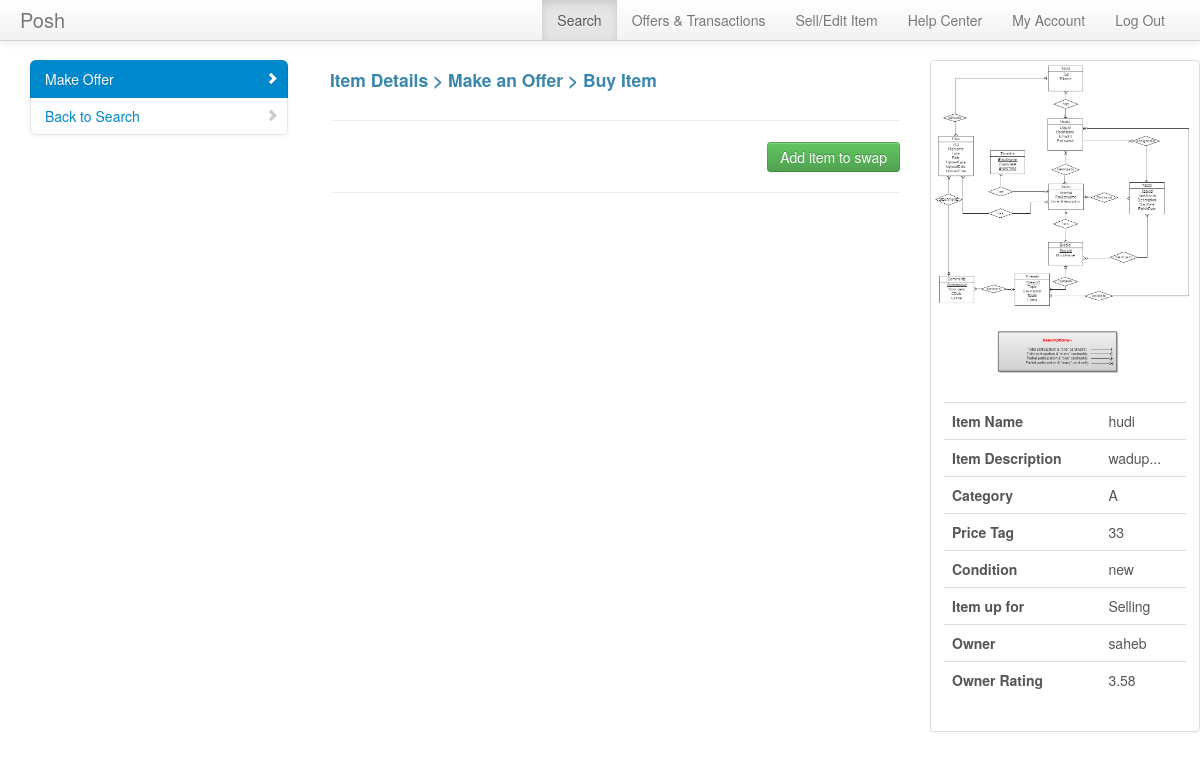
Page /manageoffers/makeofferswap.php?itemid=28 (signed in) on the earlier database version.
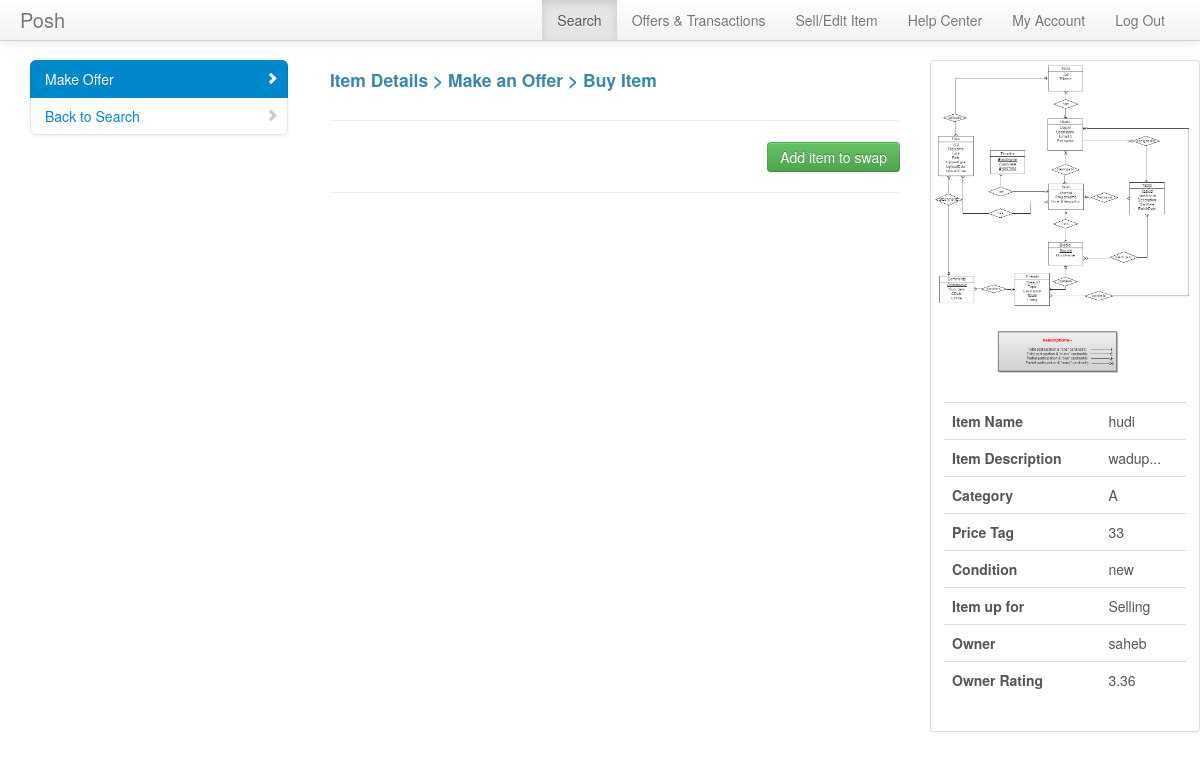
Same page on the later database version.
### tables this page shows
CREATE TABLE IF NOT EXISTS `users` (
  `username` varchar(20) NOT NULL,
  `studentid` int(10) NOT NULL,
  `email` varchar(40) NOT NULL,
  `firstname` varchar(40) NOT NULL,
  `lastname` varchar(40) NOT NULL,
  `roomno` int(3) NOT NULL,
  `wing` varchar(1) NOT NULL,
  `rating` float NOT NULL,
  `password` varchar(20) NOT NULL,
  `confirmed` int(1) NOT NULL,
  `ratingno` int(11) DEFAULT '1',
  `random` int(11) DEFAULT NULL,
  PRIMARY KEY (`username`)
);

### meekrodb.2.1.class.php (called while the page is built, shortened)
<?php
class DB {
  protected static $mdb = null;
  public static function getMDB() {
    $mdb = DB::$mdb;
    if ($mdb === null) {
      $mdb = DB::$mdb = new MeekroDB();
    }
    return $mdb;
  }
  public static function query() { $args = func_get_args(); return call_user_func_array(array(DB::getMDB(), 'query'), $args); }
  public static function queryFirstRow() { $args = func_get_args(); return call_user_func_array(array(DB::getMDB(), 'queryFirstRow'), $args); }
}
class MeekroDB {
  public $dbName = '';
  public $user = '';
  public $password = '';
  public $host = 'localhost';
  public $port = null;
  public $encoding = 'latin1';
  public $queryMode = 'queryAllRows';
  public $param_char = '%';
  public $named_param_seperator = '_';
  public $internal_mysql = null;
  public function __construct($host=null, $user=null, $password=null, $dbName=null, $port=null, $encoding=null) {
    if ($host === null) $host = DB::$host;
    if ($user === null) $user = DB::$user;
    if ($password === null) $password = DB::$password;
    if ($dbName === null) $dbName = DB::$dbName;
    if ($port === null) $port = DB::$port;
    if ($encoding === null) $encoding = DB::$encoding;
    $this->host = $host;
    $this->user = $user;
    $this->password = $password;
    $this->dbName = $dbName;
    $this->port = $port;
    $this->encoding = $encoding;
  }
  public function get() {
    $mysql = $this->internal_mysql;
    if ($mysql == null) {
      if (! $this->port) $this->port = ini_get('mysqli.default_port');
      $mysql = new mysqli($this->host, $this->user, $this->password, $this->dbName, $this->port);
      $mysql->set_charset($this->encoding);
      $this->internal_mysql = $mysql;
    }
    return $mysql;
  }
  public function escape($str) {
    $db = $this->get();
    return $db->real_escape_string($str);
  }
  protected function prependCall($function, $args, $prepend) {
    array_unshift($args, $prepend);
    return call_user_func_array($function, $args);
  }
  protected function wrapStr($strOrArray, $wrapChar, $escape = false) {
    if (! is_array($strOrArray)) {
      if ($escape) return $wrapChar . $this->escape($strOrArray) . $wrapChar;
      else return $wrapChar . $strOrArray . $wrapChar;
    } else {
      $R = array();
      foreach ($strOrArray as $element) {
        $R[] = $this->wrapStr($element, $wrapChar, $escape);
      }
      return $R;
    }
  }
  public function freeResult($result) {
    return $result->free();
  }
  public function parseQueryParamsNew() {
    $args = func_get_args();
    $sql = array_shift($args);
    $args_all = $args;
    $posList = array();
    $pos_adj = 0;
    $param_char_length = strlen($this->param_char);
    $named_seperator_length = strlen($this->named_param_seperator);
    $types = array(
      $this->param_char . 'll',
      $this->param_char . 'ls',
      $this->param_char . 'l',
      $this->param_char . 'li',
      $this->param_char . 'ld',
      $this->param_char . 'lb',
      $this->param_char . 's',
      $this->param_char . 'i',
      $this->param_char . 'd',
      $this->param_char . 'b',
      $this->param_char . 'ss'
    );
    foreach ($types as $type) {
      $lastPos = 0;
      while (($pos = strpos($sql, $type, $lastPos)) !== false) {
        $lastPos = $pos + 1;
        $posList[$pos] = $type;
      }
    }
    ksort($posList);
    foreach ($posList as $pos => $type) {
      $type = substr($type, $param_char_length);
      $length_type = strlen($type) + $param_char_length;
      $new_pos = $pos + $pos_adj;
      $new_pos_back = $new_pos + $length_type;
      if ($arg_number_length = strspn($sql, '0123456789', $new_pos_back)) {
        $arg_number = substr($sql, $new_pos_back, $arg_number_length);
        if (! isset($args_all[$arg_number])) $this->nonSQLError("Non existent argument reference (arg $arg_number): $sql");
        $arg = $args_all[$arg_number];
      } else {
        $arg = array_shift($args);
      }
      if (in_array($type, array('s', 'i', 'd', 'b', 'l'))) {
        $array_type = false;
        $arg = array($arg);
        $type = 'l' . $type;
      } else if ($type == 'ss') {
        $result = "'%" . $this->escape(str_replace(array('%', '_'), array('\%', '\_'), $arg)) . "%'";
      } else {
        $array_type = true;
        if (! is_array($arg)) $this->nonSQLError("Badly formatted SQL query: $sql -- expecting array, but didn't get one!");
      }
      if ($type == 'ls') $result = $this->wrapStr($arg, "'", true);
      else if ($type == 'li') $result = array_map('intval', $arg);
      else if ($type == 'ld') $result = array_map('floatval', $arg);
      else if ($type == 'lb') $result = array_map(array($this, 'formatTableName'), $arg);
      else if ($type == 'll') $result = $arg;
      else if (! $result) $this->nonSQLError("Badly formatted SQL query: $sql");
      if (is_array($result)) {
        if (! $array_type) $result = $result[0];
        else $result = '(' . implode(',', $result) . ')';
      }
      $sql = substr_replace($sql, $result, $new_pos, $length_type + $arg_number_length);
      $pos_adj += strlen($result) - ($length_type + $arg_number_length);
    }
    return $sql;
  }
  public function parseQueryParams() {
    $args = func_get_args();
    if (count($args) < 2) return $args[0];
    if (is_string($args[1]) && preg_match('/^[is]+$/', $args[1]) && substr_count($args[0], '?') > 0)
      return call_user_func_array(array($this, 'parseQueryParamsOld'), $args);
    else
      return call_user_func_array(array($this, 'parseQueryParamsNew'), $args);
  }
  public function query() {
    $args = func_get_args();
    if ($this->queryMode == 'buffered' || $this->queryMode == 'unbuffered') {
      return $this->prependCall(array($this, 'queryHelper'), $args, $this->queryMode);
    } else {
      return call_user_func_array(array($this, 'queryAllRows'), $args);
    }
  }
  public function queryUnbuf() { $args = func_get_args(); return $this->prependCall(array($this, 'queryHelper'), $args, 'unbuffered'); }
  protected function queryHelper() {
    $args = func_get_args();
    $type = array_shift($args);
    $is_buffered = ($type == 'buffered');
    $is_null = ($type == 'null');
    $sql = call_user_func_array(array($this, 'parseQueryParams'), $args);
    $db = $this->get();
    $result = $db->query($sql, $is_buffered ? MYSQLI_STORE_RESULT : MYSQLI_USE_RESULT);
    return $result;
  }
  public function queryFirstRow() {
    $args = func_get_args();
    $query = call_user_func_array(array($this, 'queryUnbuf'), $args);
    $result = $this->fetchRow($query);
    return $result;
  }
  protected function checkError() {
    return false;
  }
  public function fetchRow($result = null) {
    return $result->fetch_assoc();
  }
}
?>

### manageoffers/makeofferswap.php (the view, shortened to what the changed rows need)
<!DOCTYPE html>
<?php
$selling = DB::queryFirstRow("SELECT * FROM inventory WHERE itemid=%s", $_GET['itemid']);
?>
<html lang="en">
  <head>
    <link href="../bootstrap/css/bootstrap.css" rel="stylesheet">
    <link href="datepicker.css" rel="stylesheet">
    <link href="../bootstrap/css/bootstrap-responsive.css" rel="stylesheet">
    <link href="../bootstrap/css/bootstrap-fileupload.css" rel="stylesheet">
    <link href="../bootstrap/css/docs.css" rel="stylesheet">
	</head>
	<body>
		<div class="container" style="width: auto; padding: 20px 0px 0px 0px;">
			<div class="span3">
			<div class="thumbnail">
			<div class="caption">
				<div class="row-fluid">
				<table class="table table-hover">
				<thead>
					<tr>
					<th></th>
					<th></th>
					</tr>
				</thead>
				<tr>
					<th>Item Name </th>
				</tr>
				<tr>
					<th>Item Description </th>
				</tr>
				<tr>
						<th>Category </th>
				</tr>
				<tr>
					<th>Price Tag </th>
				</tr>
				<tr>
					<th>Condition </th>
				</tr>
				<tr>
					<th>Item up for </th>
				</tr>
				<tr>
					<th>Owner </th>
				</tr>
				<tr>
					<th>Owner Rating</th>
					<td><?php
					$user = DB::query("SELECT * from users where username=%s", $selling['owner']);
					$user = $user[0];
					echo round($user['rating'], 2);
					?></td>
				</tr>
				</table>
			</div>
			</div>
			</div>
			</div>
		</div>
	</body>
</html>

Differences in the rows shown:
changed users: rating "3.58" → "3.36"
